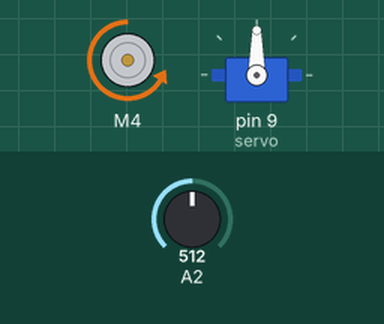
Recording of a sketch running on a simulated Arduino Uno, built with avr-gcc and run on an emulated ATmega328P. Parts: DC motor (green arrow = forward, orange = backward, longer = faster), servo. The test bench sets the inputs (shaded band); at power-on: A2 = 512. What the sketch prints to the serial monitor is not drawn.

Above: at 0.1 s.
At 1.6 s:
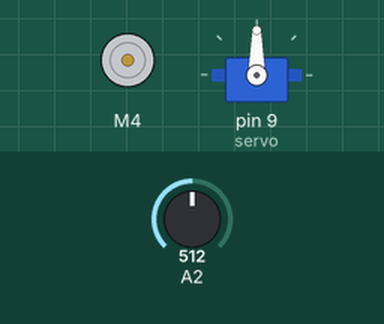
Timing chart, 0 to 3.1 s (numbered marks = the images above):
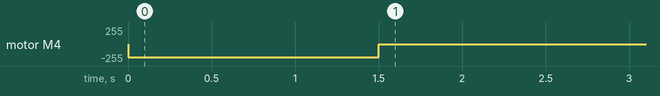

The sketch:

testing_motor_drive.ino
```cpp
#include "AFMotor.h"
#include <Servo.h>

Servo servo;
AF_DCMotor motor(4, MOTOR12_64KHZ);
int val = 100;
int target = 240;

void setup() {
  // put your setup code here, to run once:
  Serial.begin(9600);
  motor.setSpeed(200);
  servo.attach(9);
  int current = map(analogRead(A2), 0, 1023, 0, 270);
  Serial.println(current);
  motor.run(BACKWARD);
  delay(1500);
  motor.run(RELEASE);
  delay(1000);
  Serial.println(map(analogRead(A2), 0, 1023, 0, 270));


}


void loop() {
  // put your main code here, to run repeatedly:
  int current = map(analogRead(A2), 0, 1023, 0, 270);
//  if (current < target - 2){
//    motor.run(FORWARD);
//  }
//  else if (current > target + 2){
//    motor.run(BACKWARD);
//  }
//  else {
//    motor.run(RELEASE);
//  }

//  motor.run(FORWARD);
//  delay(1000);
//  motor.run(RELEASE);
//  delay(1000);
//  Serial.println(current);
//  motor.run(BACKWARD);
//  delay(1000);
//  motor.run(RELEASE);
//  delay(1000);
  Serial.println(current);
  delay(1000);
//
//  servo.write(val);
}
```
